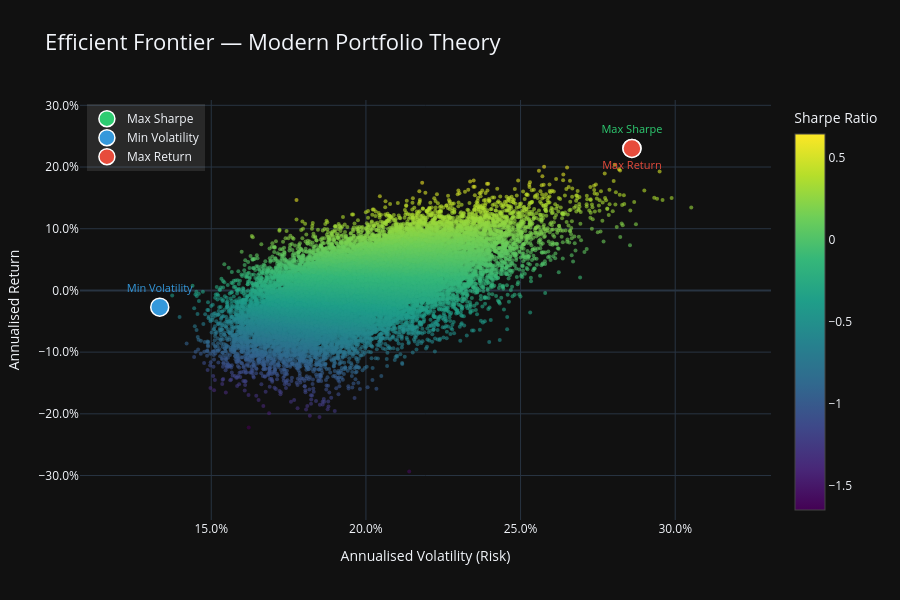

Notebook code for this chart:
### Markdown cell above
## Cell 5 — Identify Optimal Portfolios

From the 10,000 simulated portfolios, this cell **pinpoints three special portfolios** that represent distinct investment philosophies. Each is optimal in a different sense — the right choice depends entirely on an investor's goals and risk tolerance.

---

### The three optimal portfolios:

---

**1. 🟡 Maximum Sharpe Ratio Portfolio**
```python
max_sharpe_idx = np.argmax(port_sharpe)
```
Found by locating the index of the highest Sharpe Ratio across all simulations using `np.argmax()`.

This is widely considered the **"best" portfolio under MPT** — it delivers the highest return per unit of risk taken. On the Efficient Frontier plot (next cell), this is the point where a line drawn from the risk-free rate is *tangent* to the frontier curve, which is why it is also called the **Tangency Portfolio**.

> 📌 **Best for:** Investors who want the most efficient risk-reward tradeoff — neither unnecessarily aggressive nor unnecessarily conservative.

---

**2. 🟢 Minimum Volatility Portfolio**
```python
min_vol_idx = np.argmin(port_volatility)
```
Found by locating the index of the lowest volatility across all simulations using `np.argmin()`.

This portfolio minimizes overall portfolio fluctuation regardless of return. It sits at the **leftmost tip** of the Efficient Frontier — the point where taking on any less risk is mathematically impossible given the chosen set of assets.

> 📌 **Best for:** Risk-averse investors — retirees, capital preservation strategies, or anyone who prioritizes stability over growth.

---

**3. 🔴 Maximum Return Portfolio**
```python
max_return_idx = np.argmax(port_returns)
```
Found by locating the index of the highest return across all simulations using `np.argmax()`.

This portfolio chases the highest possible return with no regard for risk. In practice, it almost always concentrates the **entire allocation into a single asset** — whichever ticker had the highest historical return over the chosen period. It sits at the **top-right tip** of the Efficient Frontier.

> ⚠️ **Important caveat:** Maximum return portfolios are not truly "optimal" in the MPT sense — they sacrifice all diversification benefit. They are included here for completeness and as a reference point, not as a recommendation.

---

### Why only these three?

These three portfolios are the **anchor points** of the Efficient Frontier:

| Portfolio | Position on Frontier | Optimizes |
|---|---|---|
| Max Sharpe | Middle curve | Risk-adjusted return |
| Min Volatility | Leftmost tip | Safety |
| Max Return | Topmost tip | Raw return |

Every other point on the frontier is a valid portfolio too — they simply represent different tradeoffs between the Min Volatility and Max Return extremes. An investor can choose any point on the frontier depending on how much volatility they are personally comfortable accepting.

### Code cell
# ── Cell 6: Plotly Visualization ─────────────────────────────────────────────

import plotly.graph_objects as go

fig = go.Figure()

# ── Scatter: All simulated portfolios coloured by Sharpe ratio ────────────────
fig.add_trace(go.Scatter(
    x=port_volatility,
    y=port_returns,
    mode="markers",
    marker=dict(
        size=4,
        color=port_sharpe,
        colorscale="Viridis",
        colorbar=dict(title="Sharpe Ratio"),
        opacity=0.6
    ),
    text=[
        f"Return: {r:.2%}<br>Volatility: {v:.2%}<br>Sharpe: {s:.4f}"
        for r, v, s in zip(port_returns, port_volatility, port_sharpe)
    ],
    hoverinfo="text",
    name="Simulated Portfolios",
    showlegend=False
))

# ── Max Sharpe portfolio ───────────────────────────────────────────────────────
fig.add_trace(go.Scatter(
    x=[max_sharpe_volatility],
    y=[max_sharpe_return],
    mode="markers+text",
    marker=dict(size=18, color="#2ECC71", symbol="circle", line=dict(color="white", width=1.5)),
    text=["Max Sharpe"],
    textposition="top center",
    textfont=dict(color="#2ECC71", size=11),
    customdata=[[max_sharpe_return, max_sharpe_volatility, max_sharpe_ratio] + list(max_sharpe_weights)],
    hovertext=[f"<b>Max Sharpe</b><br>Return: {max_sharpe_return:.2%}<br>"
               f"Volatility: {max_sharpe_volatility:.2%}<br>Sharpe: {max_sharpe_ratio:.4f}<br><br>"
               f"Weights:<br>" + "<br>".join([f"{t}: {w:.2%}" for t, w in zip(TICKERS, max_sharpe_weights)])],
    hoverinfo="text",
    name="Max Sharpe"
))

# ── Min Volatility portfolio ───────────────────────────────────────────────────
fig.add_trace(go.Scatter(
    x=[min_vol_volatility],
    y=[min_vol_return],
    mode="markers+text",
    marker=dict(size=18, color="#3498DB", symbol="circle", line=dict(color="white", width=1.5)),
    text=["Min Volatility"],
    textposition="top center",
    textfont=dict(color="#3498DB", size=11),
    hovertext=[f"<b>Min Volatility</b><br>Return: {min_vol_return:.2%}<br>"
               f"Volatility: {min_vol_volatility:.2%}<br>Sharpe: {min_vol_sharpe:.4f}<br><br>"
               f"Weights:<br>" + "<br>".join([f"{t}: {w:.2%}" for t, w in zip(TICKERS, min_vol_weights)])],
    hoverinfo="text",
    name="Min Volatility"
))

# ── Max Return portfolio ───────────────────────────────────────────────────────
fig.add_trace(go.Scatter(
    x=[max_return_volatility],
    y=[max_return_return],
    mode="markers+text",
    marker=dict(size=18, color="#E74C3C", symbol="circle", line=dict(color="white", width=1.5)),
    text=["Max Return"],
    textposition="bottom center",
    textfont=dict(color="#E74C3C", size=11),
    hovertext=[f"<b>Max Return</b><br>Return: {max_return_return:.2%}<br>"
               f"Volatility: {max_return_volatility:.2%}<br>Sharpe: {max_return_sharpe:.4f}<br><br>"
               f"Weights:<br>" + "<br>".join([f"{t}: {w:.2%}" for t, w in zip(TICKERS, max_return_weights)])],
    hoverinfo="text",
    name="Max Return"
))

# ── Layout ────────────────────────────────────────────────────────────────────
# ── Calculate axis ranges BEFORE update_layout ────────────────────────────────
y_min = min(float(port_returns.min()), float(min_vol_return), float(max_sharpe_return), float(max_return_return))
y_max = max(float(port_returns.max()), float(min_vol_return), float(max_sharpe_return), float(max_return_return))
y_padding = (y_max - y_min) * 0.15

x_min = min(float(port_volatility.min()), float(min_vol_volatility), float(max_sharpe_volatility), float(max_return_volatility))
x_max = max(float(port_volatility.max()), float(min_vol_volatility), float(max_sharpe_volatility), float(max_return_volatility))
x_padding = (x_max - x_min) * 0.15

fig.update_layout(
    title=dict(
        text="Efficient Frontier — Modern Portfolio Theory",
        font=dict(size=22)
    ),
    xaxis=dict(
        title="Annualised Volatility (Risk)",
        tickformat=".1%",
        fixedrange=True,
        range=[x_min - x_padding, x_max + x_padding]
    ),
    yaxis=dict(
        title="Annualised Return",
        tickformat=".1%",
        fixedrange=True,
        range=[y_min - y_padding, y_max + y_padding]
    ),
    legend=dict(x=0.01, y=0.99, bgcolor="rgba(255,255,255,0.1)"),
    hovermode="closest",
    width=900,
    height=600,
    template="plotly_dark"
)

### Figure 1 — Plotly figure (JSON) as saved in the notebook; plotly's stock layout.template omitted (floating-point values rounded to 4 significant figures; data arrays with more than 128 entries replaced by an {"elided": "..."} marker saying what was removed)
{"data": [{"hoverinfo": "text", "marker": {"color": {"elided": "25000 float values"}, "colorbar": {"title": {"text": "Sharpe Ratio"}}, "colorscale": [[0, "#440154"], [0.1111, "#482878"], [0.2222, "#3e4989"], [0.3333, "#31688e"], [0.4444, "#26828e"], [0.5556, "#1f9e89"], [0.6667, "#35b779"], [0.7778, "#6ece58"], [0.8889, "#b5de2b"], [1, "#fde725"]], "opacity": 0.6, "size": 4}, "mode": "markers", "name": "Simulated Portfolios", "showlegend": false, "text": {"elided": "25000 str values"}, "type": "scatter", "x": {"elided": "25000 float values"}, "y": {"elided": "25000 float values"}}, {"customdata": [[0.2301, 0.286, 0.6471, 0.01556, 0.2388, 0.004926, 0.2169, 0.0591, 0.2251, 0.005696, 0.0344, 0.001079, 0.1985]], "hoverinfo": "text", "hovertext": ["<b>Max Sharpe</b><br>Return: 23.01%<br>Volatility: 28.60%<br>Sharpe: 0.6471<br><br>Weights:<br>ADBE: 1.56%<br>AIPO: 23.88%<br>AIQ: 0.49%<br>AMD: 21.69%<br>AMZN: 5.91%<br>BABA: 22.51%<br>BOTZ: 0.57%<br>BRK-B: 3.44%<br>CIBR: 0.11%<br>DTCR: 19.85%"], "marker": {"color": "#2ECC71", "line": {"color": "white", "width": 1.5}, "size": 18, "symbol": "circle"}, "mode": "markers+text", "name": "Max Sharpe", "text": ["Max Sharpe"], "textfont": {"color": "#2ECC71", "size": 11}, "textposition": "top center", "type": "scatter", "x": [0.286], "y": [0.2301]}, {"hoverinfo": "text", "hovertext": ["<b>Min Volatility</b><br>Return: -2.71%<br>Volatility: 13.33%<br>Sharpe: -0.5405<br><br>Weights:<br>ADBE: 3.68%<br>AIPO: 0.09%<br>AIQ: 1.83%<br>AMD: 2.25%<br>AMZN: 8.25%<br>BABA: 0.35%<br>BOTZ: 20.18%<br>BRK-B: 33.37%<br>CIBR: 12.19%<br>DTCR: 17.80%"], "marker": {"color": "#3498DB", "line": {"color": "white", "width": 1.5}, "size": 18, "symbol": "circle"}, "mode": "markers+text", "name": "Min Volatility", "text": ["Min Volatility"], "textfont": {"color": "#3498DB", "size": 11}, "textposition": "top center", "type": "scatter", "x": [0.1333], "y": [-0.02707]}, {"hoverinfo": "text", "hovertext": ["<b>Max Return</b><br>Return: 23.01%<br>Volatility: 28.60%<br>Sharpe: 0.6471<br><br>Weights:<br>ADBE: 1.56%<br>AIPO: 23.88%<br>AIQ: 0.49%<br>AMD: 21.69%<br>AMZN: 5.91%<br>BABA: 22.51%<br>BOTZ: 0.57%<br>BRK-B: 3.44%<br>CIBR: 0.11%<br>DTCR: 19.85%"], "marker": {"color": "#E74C3C", "line": {"color": "white", "width": 1.5}, "size": 18, "symbol": "circle"}, "mode": "markers+text", "name": "Max Return", "text": ["Max Return"], "textfont": {"color": "#E74C3C", "size": 11}, "textposition": "bottom center", "type": "scatter", "x": [0.286], "y": [0.2301]}], "layout": {"height": 600, "hovermode": "closest", "legend": {"bgcolor": "rgba(255,255,255,0.1)", "x": 0.01, "y": 0.99}, "title": {"font": {"size": 22}, "text": "Efficient Frontier — Modern Portfolio Theory"}, "width": 900, "xaxis": {"fixedrange": true, "range": [0.1076, 0.331], "tickformat": ".1%", "title": {"text": "Annualised Volatility (Risk)"}}, "yaxis": {"fixedrange": true, "range": [-0.3721, 0.3086], "tickformat": ".1%", "title": {"text": "Annualised Return"}}}}
